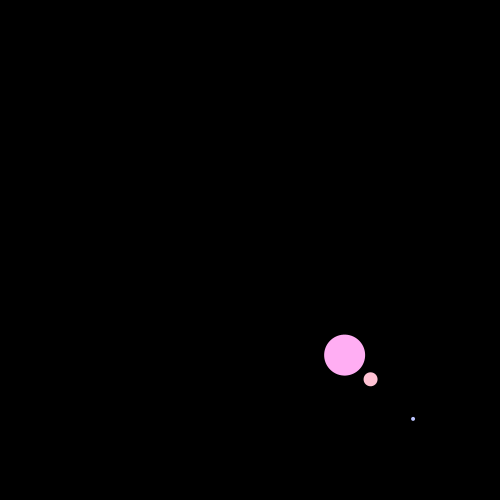
Frame 1 (no input)
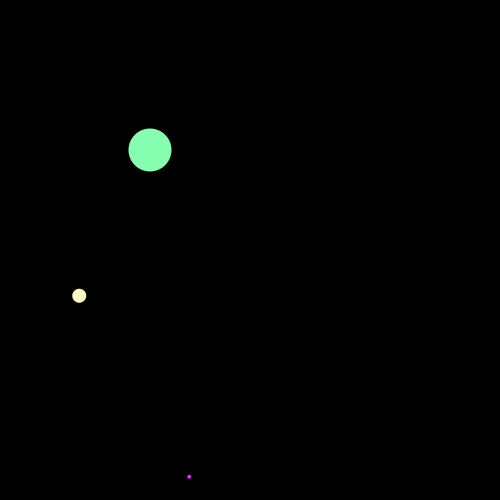
Frame 60 (the mouse pressed at the canvas centre just before this capture)
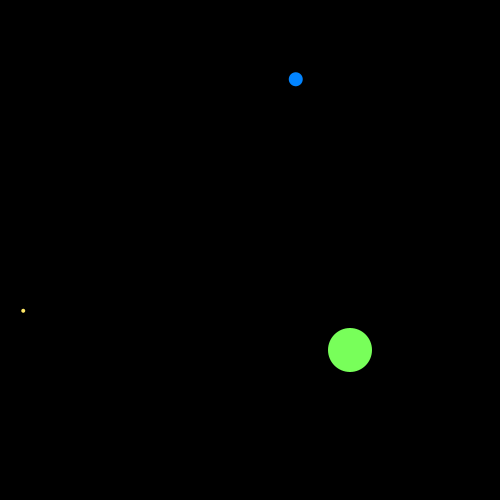
Frame 120 (the mouse held since frame 60 and released just before this capture)

The Processing sketch that drew these frames (run headless with seeded random() and noise(); from frame 60 on, the mouse is pressed at the canvas centre):

// Processing sketch: processing_106170
// ── processing_106170.pde

int t;

void setup() {
  size(500, 500);
  colorMode (HSB);
  
  t=0;
}

void draw() {
  background(0);

  int s=second();
  int m=minute();
  int h=hour();
  
  if (t<=360){
    t++;
  }
  else {
    t=0;
  }

  pushMatrix();
  translate(width/2, height/2);
  noStroke();
  fill(random(255), random(255), 255);
  rotate(radians(t));
  ellipse(width/3, height/3, h, h);
  fill(random(255), random(255), 255);
  rotate(radians(t));
  ellipse(width/4, height/4, m, m);
  fill(random(255), random(255), 255);
  rotate(radians(t));
  ellipse(width/5, height/5, s, s);
  popMatrix();
}
